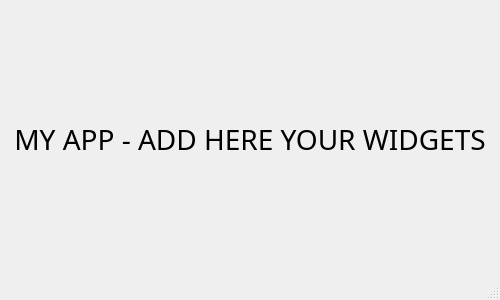
<?xml version="1.0" encoding="UTF-8"?>
<ui version="4.0">
 <class>MainWindow</class>
 <widget class="QMainWindow" name="MainWindow">
  <property name="geometry">
   <rect>
    <x>0</x>
    <y>0</y>
    <width>500</width>
    <height>300</height>
   </rect>
  </property>
  <property name="windowTitle">
   <string>MainWindow</string>
  </property>
  <widget class="QWidget" name="centralwidget">
   <layout class="QGridLayout" name="gridLayout">
    <item row="0" column="0">
     <widget class="QLabel" name="label">
      <property name="font">
       <font>
        <family>Segoe UI Light</family>
        <pointsize>21</pointsize>
       </font>
      </property>
      <property name="text">
       <string>MY APP - ADD HERE YOUR WIDGETS</string>
      </property>
      <property name="alignment">
       <set>Qt::AlignCenter</set>
      </property>
     </widget>
    </item>
   </layout>
  </widget>
  <widget class="QStatusBar" name="statusbar"/>
 </widget>
 <resources/>
 <connections/>
</ui>
